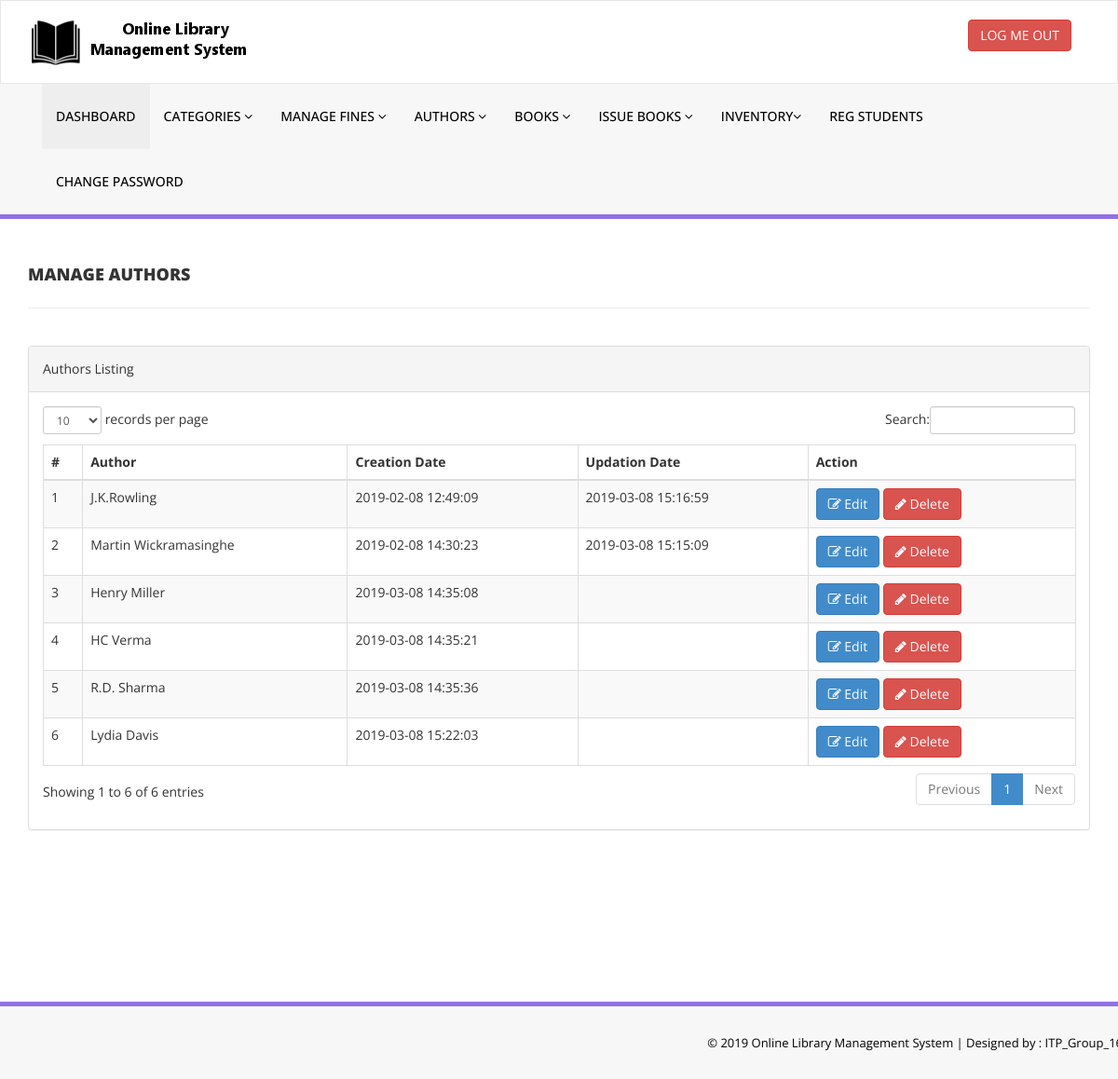
/library/admin/manage-authors.php (signed in), run on the app's committed database.
### tables this page shows
CREATE TABLE `tblauthors` (
  `id` int(11) NOT NULL,
  `AuthorName` varchar(159) DEFAULT NULL,
  `creationDate` timestamp NULL DEFAULT CURRENT_TIMESTAMP,
  `UpdationDate` timestamp NULL DEFAULT NULL ON UPDATE CURRENT_TIMESTAMP
);

### library/admin/manage-authors.php (the view, shortened to what this page needs)
<?php
include('includes/config.php');
if(strlen($_SESSION['alogin'])==0)
    {
header('location:index.php');
}
else{
    ?>
<!DOCTYPE html>
<html xmlns="http://www.w3.org/1999/xhtml">
<head>
    <link href="assets/css/bootstrap.css" rel="stylesheet" />
    <link href="assets/css/font-awesome.css" rel="stylesheet" />
    <link href="assets/js/dataTables/dataTables.bootstrap.css" rel="stylesheet" />
    <link href="assets/css/style.css" rel="stylesheet" />
</head>
<body>
<?php include('includes/header.php');?>
    <div class="content-wrapper">
         <div class="container">
        <div class="row pad-botm">
            <div class="col-md-12">
                <h4 class="header-line">Manage Authors</h4>
    </div>
     <div class="row">
</div>
        </div>
            <div class="row">
                <div class="col-md-12">
                    <div class="panel panel-default">
                        <div class="panel-heading">
                           Authors Listing
                        </div>
                        <div class="panel-body">
                            <div class="table-responsive">
                                <table class="table table-striped table-bordered table-hover" id="dataTables-example">
                                    <thead>
                                        <tr>
                                            <th>#</th>
                                            <th>Author</th>
                                            <th>Creation Date</th>
                                            <th>Updation Date</th>
                                            <th>Action</th>
                                        </tr>
                                    </thead>
                                    <tbody>
                                        <?php $sql = "SELECT * from  tblauthors";
                                            $query = $dbh -> prepare($sql);
                                            $query->execute();
                                            $results=$query->fetchAll(PDO::FETCH_OBJ);
                                            $cnt=1;
                                            if($query->rowCount() > 0)
                                            {
                                            foreach($results as $result)
                                            {
                                        ?>
                                        <tr class="odd gradeX">
                                            <td class="center"><?php echo htmlentities($cnt);?></td>
                                            <td class="center"><?php echo htmlentities($result->AuthorName);?></td>
                                            <td class="center"><?php echo htmlentities($result->creationDate);?></td>
                                            <td class="center"><?php echo htmlentities($result->UpdationDate);?></td>
                                            <td class="center">
                                            <a href="edit-author.php?athrid=<?php echo htmlentities($result->id);?>"><button class="btn btn-primary"><i class="fa fa-edit "></i> Edit</button>
                                          <a href="manage-authors.php?del=<?php echo htmlentities($result->id);?>" onclick="return confirm('Are you sure you want to delete?');"" >  <button class="btn btn-danger"><i class="fa fa-pencil"></i> Delete</button>
                                            </td>
                                        </tr>
 <?php $cnt=$cnt+1;}} ?>
                                    </tbody>
                                </table>
                            </div>
                        </div>
                    </div>
                </div>
            </div>
    </div>
    </div>
  <?php include('includes/footer.php');?>
</body>
</html>
<?php } ?>

### library/admin/includes/header.php (shortened to what this page needs)
<div class="navbar navbar-inverse set-radius-zero" >
        <div class="container">
            <div class="navbar-header">
                <a class="navbar-brand">
                    <img src="assets/img/logo.png" />
                </a>
            </div>
            <div class="right-div">
                <a href="logout.php" class="btn btn-danger pull-right">LOG ME OUT</a>
            </div>
        </div>
    </div>
    <section class="menu-section">
        <div class="container">
            <div class="row ">
                <div class="col-md-12">
                    <div class="navbar-collapse collapse ">
                        <ul id="menu-top" class="nav navbar-nav navbar-right">
                            <li><a href="dashboard.php" class="menu-top-active">DASHBOARD</a></li>
                            <li>
                                <a href="#" class="dropdown-toggle" id="ddlmenuItem" data-toggle="dropdown"> Categories <i class="fa fa-angle-down"></i></a>
                            </li>
                            <li>
                                <a href="#" class="dropdown-toggle" id="ddlmenuItem" data-toggle="dropdown"> Manage Fines <i class="fa fa-angle-down"></i></a>
                            </li>
                            <li>
                                <a href="#" class="dropdown-toggle" id="ddlmenuItem" data-toggle="dropdown"> Authors <i class="fa fa-angle-down"></i></a>
                            </li>
 <li>
                                <a href="#" class="dropdown-toggle" id="ddlmenuItem" data-toggle="dropdown"> Books <i class="fa fa-angle-down"></i></a>
                            </li>
                           <li>
                                <a href="#" class="dropdown-toggle" id="ddlmenuItem" data-toggle="dropdown"> Issue Books <i class="fa fa-angle-down"></i></a>
                            </li>
                             <li>
                                <a href="#" class="dropdown-toggle" id="ddlmenuItem" data-toggle="dropdown">Inventory<i class="fa fa-angle-down"></i></a>
                            </li>
                             <li><a href="reg-students.php">Reg Students</a></li>
  <li><a href="change-password.php">Change Password</a></li>
                        </ul>
                    </div>
                </div>
            </div>
        </div>
    </section>

### library/admin/includes/footer.php
<section class="footer-section">
     <div class="container">
         <div class="row">
             <div class="col-md-12">
                &copy; 2019 Online Library Management System |<a href="https://phpgurukul.com/" target="_blank"  > Designed by : ITP_Group_16</a>
             </div>
         </div>
     </div>
 </section>

### library/admin/assets/css/style.css (style rules this page uses)
.set-radius-zero { border-radius:0px; -moz-border-radius:0px; -webkit-border-radius:0px; }
.content-wrapper { margin-top: 40px; min-height:800px; padding-bottom:90px; }
.header-line { font-weight:900; padding-bottom:25px; border-bottom:1px solid #eeeeee; text-transform:uppercase; }
.pad-botm { padding-bottom:30px; }
.right-div { float: right; padding: 20px; }
#menu-top a { color:#000; text-decoration:none; font-weight:500; padding: 25px 15px 25px 15px; text-transform:uppercase; }
.menu-section { background-color: #f7f7f7; border-bottom:5px solid #9170E4; width:100% }
.menu-top-active { background-color:#eeeeee; }
.navbar-inverse { background-color: #FFF; border-color: rgba(155, 153, 153, 0.23); }
.navbar { min-height: 90px; margin-bottom: 0px; }
.footer-section { padding:25px 50px 25px 50px; color:#000; font-size:13px; background-color: #f7f7f7; text-align:right; border-top:5px solid #9170E4; }
.footer-section a, .footer-section a:hover { color:#000; }

### data on the page
tblauthors: AuthorName "J.K.Rowling", creationDate "2019-02-08 12:49:09", UpdationDate "2019-03-08 15:16:59"
tblauthors: AuthorName "Martin Wickramasinghe", creationDate "2019-02-08 14:30:23", UpdationDate "2019-03-08 15:15:09"
tblauthors: AuthorName "Henry Miller", creationDate "2019-03-08 14:35:08"
tblauthors: AuthorName "HC Verma", creationDate "2019-03-08 14:35:21"
tblauthors: AuthorName "R.D. Sharma", creationDate "2019-03-08 14:35:36"
tblauthors: AuthorName "Lydia Davis", creationDate "2019-03-08 15:22:03"
